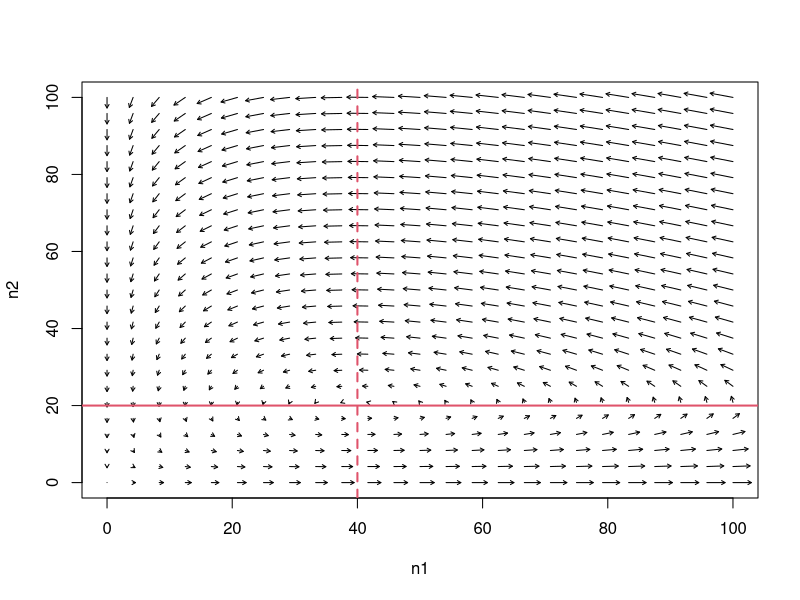
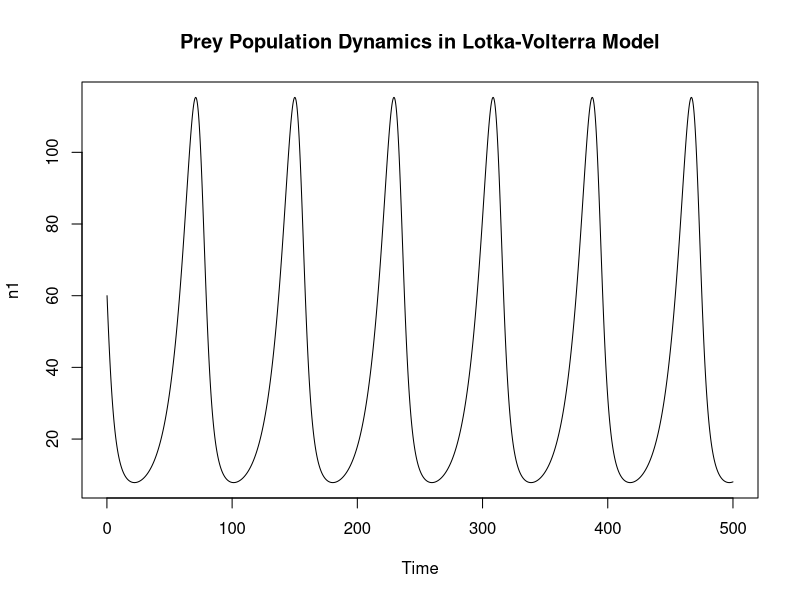
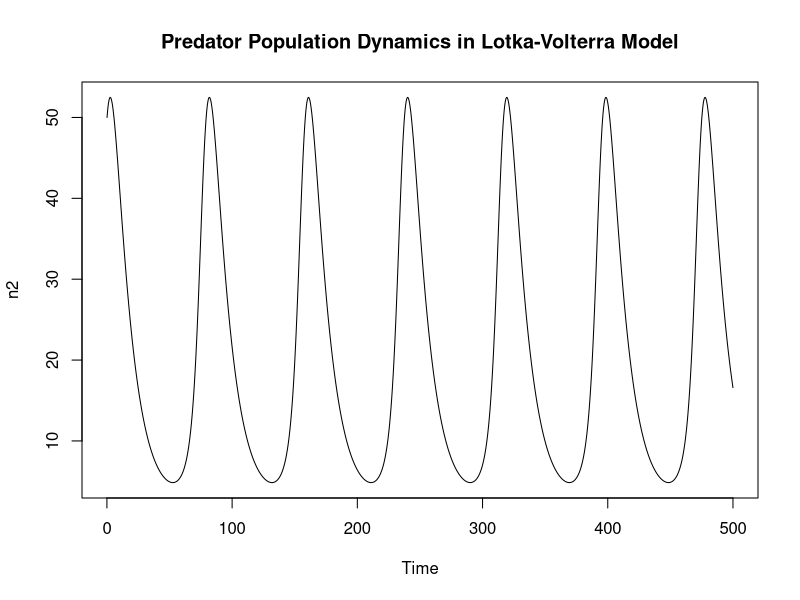
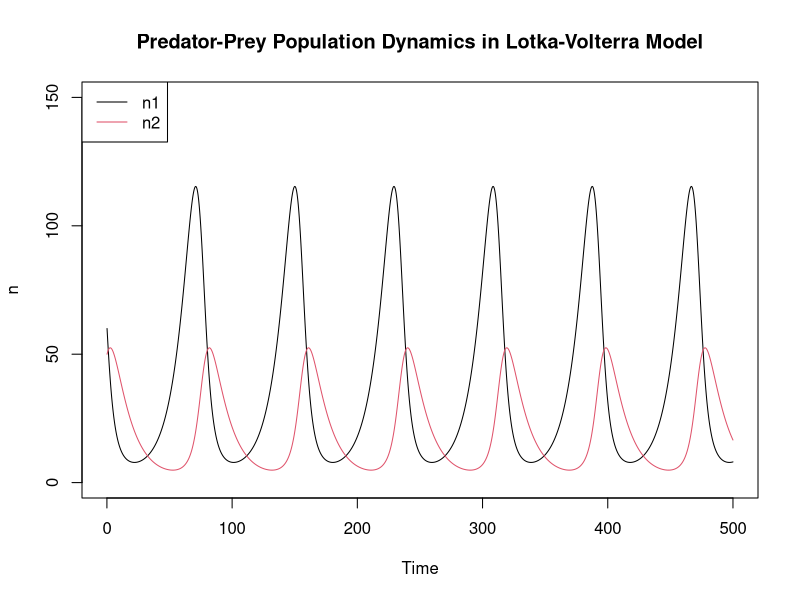
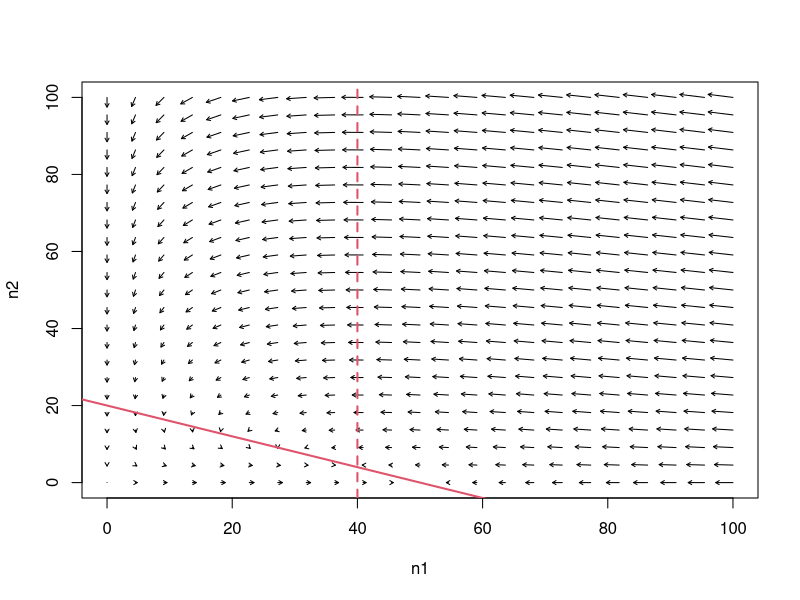
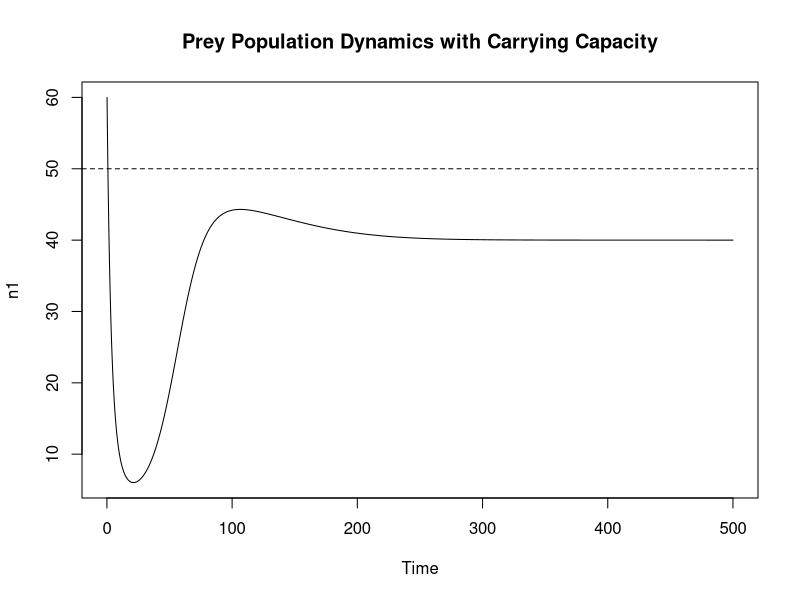
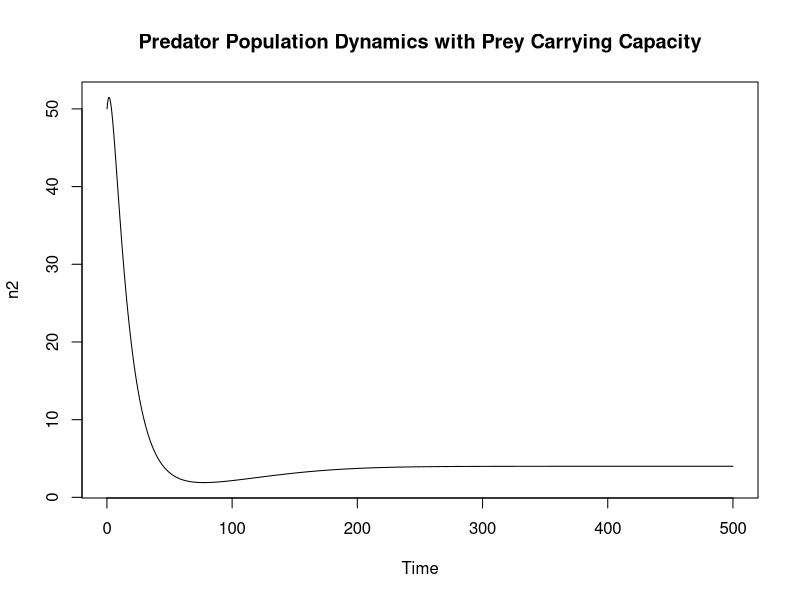
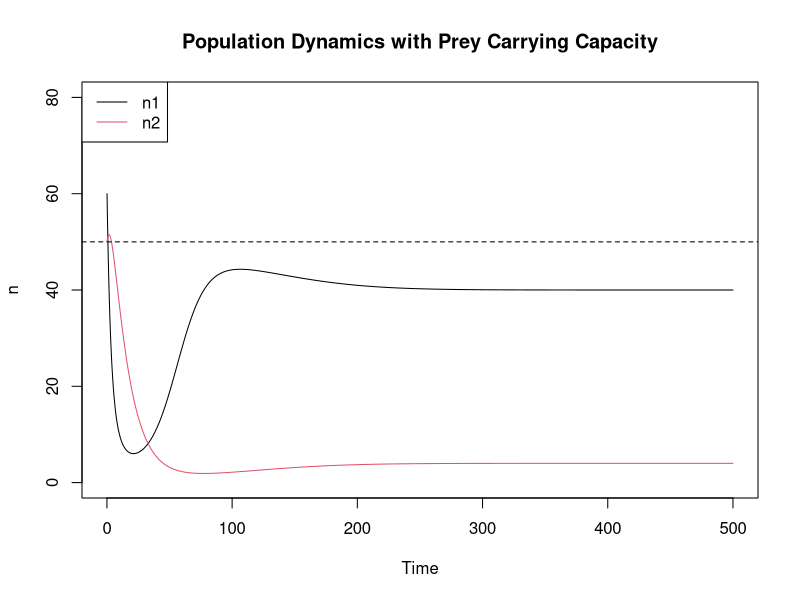

Here is the R script that generated these plots, in order:
# clearing past actions from memory
rm(list=ls())

## lotka-volterra predator-prey model

# creating predator-prey function
predator.prey = function(n1, n2, params) {
  r = params[1]
  alpha = params[2]
  epsilon = params[3]
  mu = params[4]
  
  dn1 = r * n1 - alpha * n1 * n2
  dn2 = epsilon * alpha * n1 * n2 - mu * n2
  
  return(c(dn1, dn2))
}

# creating phase arrows function
phasearrows = function(fun,xlims,ylims,resol=25, col='black',
                       add=F,parms=NULL,jitter=FALSE) {
  if (add==F) {
    plot(1,xlim=xlims, ylim=ylims, type='n',xlab="n1",ylab="n2")
  }
  x = matrix(seq(xlims[1],xlims[2], length=resol), byrow=T, resol,resol)
  y = matrix(seq(ylims[1],ylims[2], length=resol),byrow=F, resol, resol)
  npts = resol*resol
  z = fun(x,y,parms)
  z1 = matrix(z[1:npts], resol, resol)
  z2 = matrix(z[(npts+1):(2*npts)], resol, resol)
  maxx = max(abs(z1))
  maxy = max(abs(z2))
  dt = min( abs(diff(xlims))/maxx, abs(diff(ylims))/maxy)/resol
  lens = sqrt(z1^2 + z2^2)
  lens2 = lens/max(lens) 
  arrows(c(x), c(y), c(x+dt*z1/((lens2)+.1)), c(y+dt*z2/((lens2)+.1)),
         length=.04, col=col)
}

# create phase arrows plot
phasearrows(predator.prey, xlims = c(0,100), ylims = c(0,100),
            parms = c(0.1, 0.005, 0.4, 0.08))

# add null clines, color for easier visualization
abline(h = 0.1 / 0.005, col = 2, lwd = 2) # for dn1 = 0
abline(v = 0.08 / (0.4 * 0.005), lty = 2, col = 2, lwd = 2) # for dn2 = 0

## solving the model

# modified predator-prey model ordinary differential equation
predator.prey.ode = function(curr.time, myvars, params) {
  r = params[1]
  alpha = params[2]
  epsilon = params[3]
  mu = params[4]
  
  n1 = myvars[1]
  n2 = myvars[2]
  
  dn1 = r * n1 - alpha * n1 * n2
  dn2 = epsilon * alpha * n1 * n2 - mu * n2
  
  return(list(c(dn1, dn2)))
}

# load desolve libraby
library(deSolve)

# solve differential equation
out = ode(y = c(60, 50), times = c(1:5000)*0.1,
          func = predator.prey.ode, parms = c(0.1, 0.005, 0.4, 0.08))

# plot n1(t)
plot(out[,1], out[,2], type = "l", xlab = "Time", ylab = "n1")
title("Prey Population Dynamics in Lotka-Volterra Model")

# plot n2(t)
plot(out[,1], out[,3], type = "l", xlab = "Time", ylab = "n2")
title("Predator Population Dynamics in Lotka-Volterra Model")

# plot n1(t) and n2(t) in the same plot
plot(out[,1], out[,2], type = "l", ylim = c(0,150), xlab = "Time", ylab = "n")
lines(out[,1], out[,3], col = 2)
legend("topleft", c("n1", "n2"), col = c(1,2), lwd = 1)
title("Predator-Prey Population Dynamics in Lotka-Volterra Model")


## predator-prey model with carrying capacity for the prey

# creating predator-prey function with carrying capacity
predator.prey.K = function(n1, n2, params) {
  r = params[1]
  alpha = params[2]
  epsilon = params[3]
  mu = params[4]
  K1 = params[5]
  
  dn1 = r * n1 * (1 - n1 / K1) - alpha * n1 * n2
  dn2 = epsilon * alpha * n1 * n2 - mu * n2
  
  return(c(dn1, dn2))
}

# create phase arrows plot
phasearrows(predator.prey.K, xlims = c(0,100), ylims = c(0,100),
            parms = c(0.1, 0.005, 0.4, 0.08, 50), resol = 23)

# add null clines, color for easier visualization
abline(0.1 / 0.005, (-0.1 / (50 * 0.005)), col = 2, lwd = 2) # for dn1 = 0
abline(v = 0.08 / (0.4 * 0.005), lty = 2, col = 2, lwd = 2) # for dn2 = 0

# modified predator-prey w/ carrying capacity ODE function
predator.prey.K.ode = function(curr.time, myvars, params) {
  r = params[1]
  alpha = params[2]
  epsilon = params[3]
  mu = params[4]
  K1 = params[5]
  
  n1 = myvars[1]
  n2 = myvars[2]
  
  dn1 = r * n1 * (1 - n1 / K1) - alpha * n1 * n2
  dn2 = epsilon * alpha * n1 * n2 - mu * n2
  
  return(list(c(dn1, dn2)))
}

# solve differential equation
out.K = ode(y = c(60, 50), times = c(1:5000)*0.1,
            func = predator.prey.K.ode, parms = c(0.1, 0.005, 0.4, 0.08, 50))

# plot n1(t)
plot(out.K[,1], out.K[,2], type = "l", xlab = "Time", ylab = "n1")
title("Prey Population Dynamics with Carrying Capacity")
abline(h=50, lty=2)

# plot n2(t)
plot(out.K[,1], out.K[,3], type = "l", xlab = "Time", ylab = "n2")
title("Predator Population Dynamics with Prey Carrying Capacity")

# plot n1(t) and n2(t) in the same plot
plot(out.K[,1], out.K[,2], type = "l", ylim = c(0,80),
     xlab = "Time", ylab = "n")
lines(out.K[,1], out.K[,3], col = 2)
abline(h=50, lty=2)
legend("topleft", c("n1", "n2"), col = c(1,2), lwd = 1)
title("Population Dynamics with Prey Carrying Capacity")


## finding circumstances for invasion

# testing with initial conditions n1 = K1 = 50 and n2 = 1
out.50 = ode(y = c(50, 1), times = c(1:5000)*0.1,
            func = predator.prey.K.ode, parms = c(0.1, 0.005, 0.4, 0.08, 50))

plot(out.50[,1], out.50[,2], type = "l", ylim = c(0,80),
     xlab = "Time", ylab = "n")
lines(out.50[,1], out.50[,3], col = 2)
abline(h = 50, lty = 2)
abline(h = 0, lty = 2)
legend("topleft", c("n1", "n2"), col = c(1,2), lwd = 1)
title("Predator invasion with K1 = 50")

# testing with initial conditions n1 = K1 = 25 and n2 = 1
out.25 = ode(y = c(25, 1), times = c(1:5000)*0.1,
             func = predator.prey.K.ode, parms = c(0.1, 0.005, 0.4, 0.08, 25))

plot(out.25[,1], out.25[,2], type = "l", ylim = c(0,40),
     xlab = "Time", ylab = "n")
lines(out.25[,1], out.25[,3], col = 2)
abline(h = 25, lty = 2)
abline(h = 0, lty = 2)
legend("topleft", c("n1", "n2"), col = c(1,2), lwd = 1)
title("Predator invasion with K1 = 25")

# testing with initial conditions n1 = K1 = 75 and n2 = 1
out.75 = ode(y = c(75, 1), times = c(1:5000)*0.1,
             func = predator.prey.K.ode, parms = c(0.1, 0.005, 0.4, 0.08, 75))

plot(out.75[,1], out.75[,2], type = "l", ylim = c(0,100),
     xlab = "Time", ylab = "n")
lines(out.75[,1], out.75[,3], col = 2)
abline(h = 75, lty = 2)
abline(h = 0, lty = 2)
legend("topleft", c("n1", "n2"), col = c(1,2), lwd = 1)
title("Predator invasion with K1 = 75")

# testing with initial conditions n1 = K1 = 100 and n2 = 1
out.100 = ode(y = c(100, 1), times = c(1:5000)*0.1,
             func = predator.prey.K.ode, parms = c(0.1, 0.005, 0.4, 0.08, 100))

plot(out.100[,1], out.100[,2], type = "l", ylim = c(0,120),
     xlab = "Time", ylab = "n")
lines(out.100[,1], out.100[,3], col = 2)
abline(h = 100, lty = 2)
abline(h = 0, lty = 2)
legend("topleft", c("n1", "n2"), col = c(1,2), lwd = 1)
title("Predator invasion with K1 = 100")

# testing with initial conditions n1 = K1 = 10 and n2 = 1
out.10 = ode(y = c(10, 1), times = c(1:5000)*0.1,
             func = predator.prey.K.ode, parms = c(0.1, 0.005, 0.4, 0.08, 10))

plot(out.10[,1], out.10[,2], type = "l", ylim = c(0,15),
     xlab = "Time", ylab = "n")
lines(out.10[,1], out.10[,3], col = 2)
abline(h = 10, lty = 2)
abline(h = 0, lty = 2)
legend("topleft", c("n1", "n2"), col = c(1,2), lwd = 1)
title("Predator invasion with K1 = 10")

# testing with initial conditions n1 = K1 = 1000 and n2 = 1
out.1000 = ode(y = c(1000, 1), times = c(1:50000)*0.1,
              func = predator.prey.K.ode, parms = c(0.1, 0.005, 0.4, 0.08, 1000))

plot(out.1000[,1], out.1000[,2], type = "l", ylim = c(0,1200),
     xlab = "Time", ylab = "n")
lines(out.1000[,1], out.1000[,3], col = 2)
abline(h = 1000, lty = 2)
abline(h = 0, lty = 2)
legend("topleft", c("n1", "n2"), col = c(1,2), lwd = 1)
title("Predator invasion with K1 = 1000")

# testing with initial conditions n1 = K1 = 30 and n2 = 1
out.30 = ode(y = c(30, 1), times = c(1:5000)*0.1,
             func = predator.prey.K.ode, parms = c(0.1, 0.005, 0.4, 0.08, 30))

plot(out.30[,1], out.30[,2], type = "l", ylim = c(0,40),
     xlab = "Time", ylab = "n")
lines(out.30[,1], out.30[,3], col = 2)
abline(h = 30, lty = 2)
abline(h = 0, lty = 2)
legend("topleft", c("n1", "n2"), col = c(1,2), lwd = 1)
title("Predator invasion with K1 = 30")

# testing with initial conditions n1 = K1 = 40 and n2 = 1
out.40 = ode(y = c(40, 1), times = c(1:5000)*0.1,
             func = predator.prey.K.ode, parms = c(0.1, 0.005, 0.4, 0.08, 40))

plot(out.40[,1], out.40[,2], type = "l", ylim = c(0,50),
     xlab = "Time", ylab = "n")
lines(out.40[,1], out.40[,3], col = 2)
abline(h = 40, lty = 2)
abline(h = 0, lty = 2)
legend("topleft", c("n1", "n2"), col = c(1,2), lwd = 1)
title("Predator invasion with K1 = 40")
